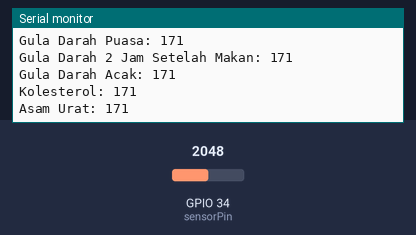
Bench run of a sketch on a simulated ESP32. Shown: the last lines printed to the serial monitor. The inputs (shaded band) are chosen by the test bench; at power-on: GPIO 34 (sensorPin) = 2048. The audio player accepts every command and is not drawn.

Above: at 1.7 s.
1.8 s: GPIO 34 (sensorPin) set to 2866
At 3.2 s:
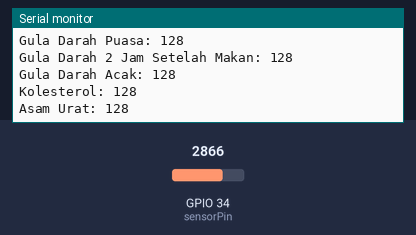
3.4 s: GPIO 34 (sensorPin) set to 3603
At 4.6 s:
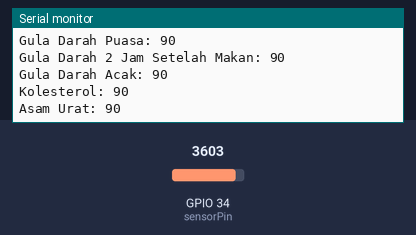
Timing chart, 0 to 6.4 s (numbered marks = the images above; inputs shaded):
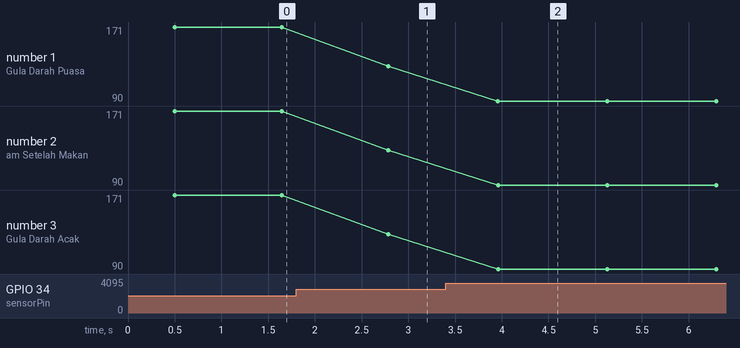

Measured:
- after the input at 1.8 s, the serial monitor: prints a new line after 0.99 s (image 1)
- after the input at 3.4 s, the serial monitor: prints a new line after 0.56 s (image 2)
- plotted number 1: 171 → 128 after the input at 1.8 s, 128 → 90 after the input at 3.4 s
- plotted number 2: 171 → 128 after the input at 1.8 s, 128 → 90 after the input at 3.4 s
- plotted number 3: 171 → 128 after the input at 1.8 s, 128 → 90 after the input at 3.4 s

The sketch:

dfplayer_serial_monitor.ino
```cpp
#include "DFPlayerMini_Fast.h"

DFPlayerMini_Fast myDFPlayer;

int sensorPin = 34; // Pin sensor yang terhubung ke ESP32
int sensorValue;    // Variabel untuk menyimpan nilai sensor
bool isMale = true; // True jika pria, False jika wanita
byte glukosa;
byte uricAcid;
byte kolestrol;

void setup() {
  Serial.begin(9600);
  myDFPlayer.begin(Serial);

  pinMode(sensorPin, INPUT); // Set pin sensor sebagai input
}

void loop() {
  sensorValue = analogRead(sensorPin); // Baca nilai dari sensor

  // Asumsikan bahwa nilai dari sensor sudah dikonversi atau sesuai dengan
  // rentang nilai yang dibutuhkan untuk gula darah, kolesterol, dan asam urat.
  float voltage = sensorValue * (3.3 / 4095);  // Menghitung tegangan dari nilai ADC

  // Menghitung kadar glukosa darah dalam mg/dl
  glukosa = (((-64.641 * voltage) + 300.17) - 22);

  // Menghitung kadar asam urat dalam mg/dl (disamakan dengan pendekatan gula darah)
  uricAcid = (((-64.641 * voltage) + 300.17) - 22);

  // Menghitung kadar kolesterol dalam mg/dl (disamakan dengan pendekatan gula darah)
  kolestrol = (((-64.641 * voltage) + 300.17) - 22);

  // Misalnya:
  byte bloodGlucoseFasting = glukosa; // Nilai sensor untuk gula darah puasa
  byte bloodGlucosePostMeal = glukosa; // Nilai sensor untuk gula darah 2 jam setelah makan
  byte randomBloodGlucose = glukosa; // Nilai sensor untuk gula darah acak
  byte cholesterol = kolestrol; // Nilai sensor untuk kolesterol
  //float uricAcid = uricAcid / 100.0; // Nilai sensor untuk asam urat (jika dalam format float)

  // Tampilkan nilai ke Serial Monitor
  Serial.print("Gula Darah Puasa: ");
  Serial.println(bloodGlucoseFasting);

  Serial.print("Gula Darah 2 Jam Setelah Makan: ");
  Serial.println(bloodGlucosePostMeal);

  Serial.print("Gula Darah Acak: ");
  Serial.println(randomBloodGlucose);

  Serial.print("Kolesterol: ");
  Serial.println(cholesterol);

  Serial.print("Asam Urat: ");
  Serial.println(uricAcid);

  // Cek Gula Darah Puasa
  if (bloodGlucoseFasting >= 70 && bloodGlucoseFasting <= 99) {
    myDFPlayer.play(1); // Mainkan file untuk Gula Darah Puasa Normal
  } else if (bloodGlucoseFasting >= 100 && bloodGlucoseFasting <= 125) {
    myDFPlayer.play(2); // Mainkan file untuk Gula Darah Puasa Pra-diabetes
  } else if (bloodGlucoseFasting >= 126) {
    myDFPlayer.play(3); // Mainkan file untuk Gula Darah Puasa Diabetes
  }

  // Cek Gula Darah 2 Jam Setelah Makan
  if (bloodGlucosePostMeal < 140) {
    myDFPlayer.play(4); // Mainkan file untuk Gula Darah 2 Jam Setelah Makan Normal
  } else if (bloodGlucosePostMeal >= 140 && bloodGlucosePostMeal <= 199) {
    myDFPlayer.play(5); // Mainkan file untuk Gula Darah 2 Jam Setelah Makan Pra-diabetes
  } else if (bloodGlucosePostMeal >= 200) {
    myDFPlayer.play(6); // Mainkan file untuk Gula Darah 2 Jam Setelah Makan Diabetes
  }

  // Cek Gula Darah Acak
  if (randomBloodGlucose < 140) {
    myDFPlayer.play(7); // Mainkan file untuk Gula Darah Acak Normal
  } else if (randomBloodGlucose >= 200) {
    myDFPlayer.play(8); // Mainkan file untuk Gula Darah Acak Diabetes
  }

  // Cek Kolesterol
  if (cholesterol < 200) {
    myDFPlayer.play(9); // Mainkan file untuk Kolesterol Normal
  } else if (cholesterol >= 200 && cholesterol <= 239) {
    myDFPlayer.play(10); // Mainkan file untuk Kolesterol Batas Tinggi
  } else if (cholesterol >= 240) {
    myDFPlayer.play(11); // Mainkan file untuk Kolesterol Tinggi
  }

  // Cek Asam Urat (berdasarkan jenis kelamin)
  if (isMale) {
    if (uricAcid >= 3.4 && uricAcid <= 7.0) {
      myDFPlayer.play(12); // Mainkan file untuk Asam Urat Normal pada Pria
    }
  } else {
    if (uricAcid >= 2.4 && uricAcid <= 6.0) {
      myDFPlayer.play(13); // Mainkan file untuk Asam Urat Normal pada Wanita
    }
  }

  delay(1000); // Tunda sejenak sebelum membaca ulang
}
```
